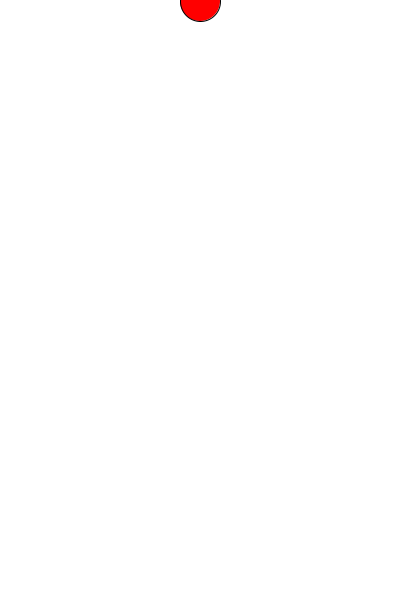
Frame 1 (no input)
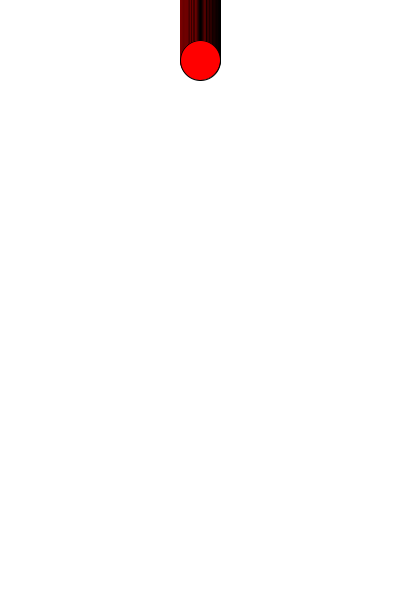
Frame 60 (the mouse pressed at the canvas centre just before this capture)
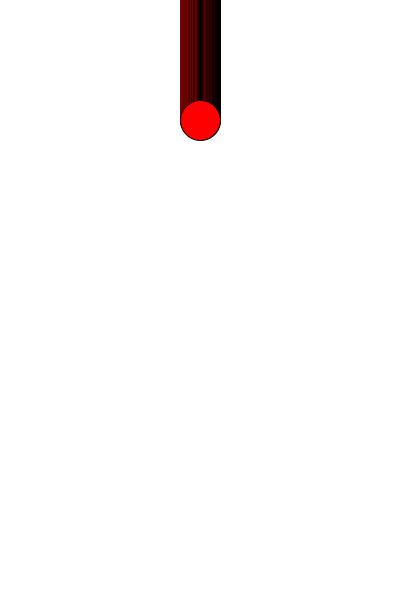
Frame 120 (the mouse held since frame 60 and released just before this capture)

The Processing sketch that drew these frames (run headless with seeded random() and noise(); from frame 60 on, the mouse is pressed at the canvas centre):

// Processing sketch: processing_98710
// ── processing_98710.pde

float ballY;
float radius;

void setup()
{
  size(400, 600);
  background(255, 255, 255);
  smooth();
  frameRate(60);
  
  radius = 20;
  
}

void draw()
{
  fill(255, 0, 0);

  ballY = ballY + 1;  
  
  if (ballY >= height-radius)
  {
    ballY = height-radius;
    noLoop();
  }
  
  ellipse(width/2, ballY, radius*2, radius*2);
  
  println(ballY);
  
}
